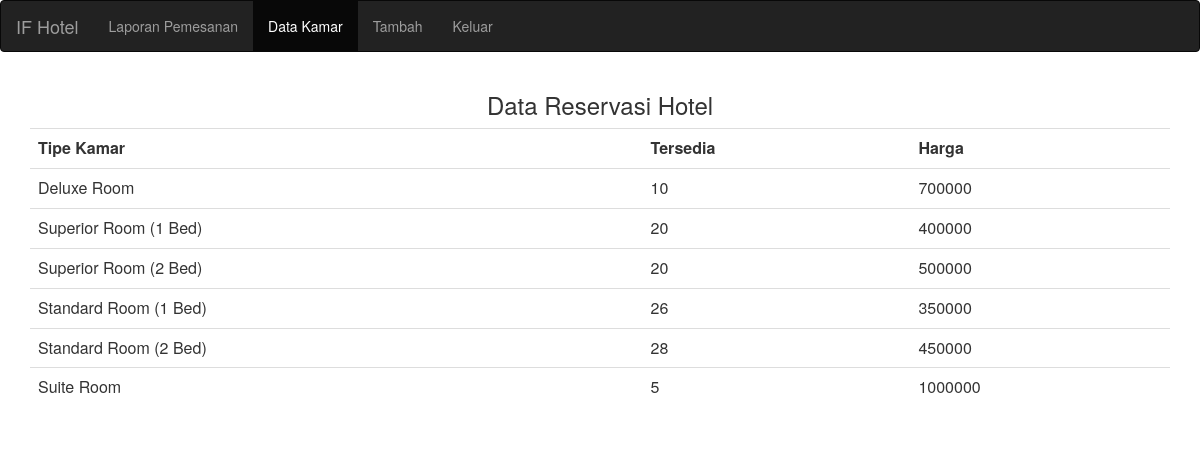
Page /admin/datakamar.php (signed in) on the committed database.
### tables this page shows
CREATE TABLE `datakamar` (
  `kamar` varchar(10) NOT NULL,
  `nama_kamar` varchar(30) NOT NULL,
  `stok` int(11) NOT NULL,
  `harga` int(11) NOT NULL
);

### admin/datakamar.php (the view, shortened to what this page needs)
<html lang="en">
<head>
  <link rel="stylesheet" href="https://maxcdn.bootstrapcdn.com/bootstrap/3.3.7/css/bootstrap.min.css">
</head>
<body>
	<nav class="navbar navbar-inverse">
	  <div class="container-fluid">
	    <div class="navbar-header">
	      <a class="navbar-brand" href="#">IF Hotel</a>
	    </div>
	    <ul class="nav navbar-nav">
	      <li><a href="laporan.php">Laporan Pemesanan</a></li>
	      <li class="active"><a href="datakamar.php">Data Kamar</a></li>
	      <li><a href="tambah.php">Tambah</a></li>
	      <li><a href="logout.php">Keluar</a></li>
	    </ul>
	  </div>
	</nav>
<center>
	<div class="container">
	  <h3>Data Reservasi Hotel</h3>
	<table class="table" align="center">
		<tr>
			<th>Tipe Kamar</th>
			<th>Tersedia</th>
			<th>Harga</th>
		</tr>
		<?php
		include 'koneksi.php';
		$sql = mysqli_query ($koneksi, "SELECT * FROM datakamar ") or die (mysqli_error());
		while($query = mysqli_fetch_array($sql)){
			?>
			<tr>
				<td><?php echo $query['nama_kamar'];?></td>
				<td><?php echo $query['stok'];?></td>
				<td><?php echo $query['harga'];?></td>
			</tr>
		<?php } ?>
	</table>
	</center>
</body>
</html>

### rows in the picture
datakamar: nama_kamar "Deluxe Room", stok "10", harga "700000"
datakamar: nama_kamar "Superior Room (1 Bed)", stok "20", harga "400000"
datakamar: nama_kamar "Superior Room (2 Bed)", stok "20", harga "500000"
datakamar: nama_kamar "Standard Room (1 Bed)", stok "26", harga "350000"
datakamar: nama_kamar "Standard Room (2 Bed)", stok "28", harga "450000"
datakamar: nama_kamar "Suite Room", stok "5", harga "1000000"
